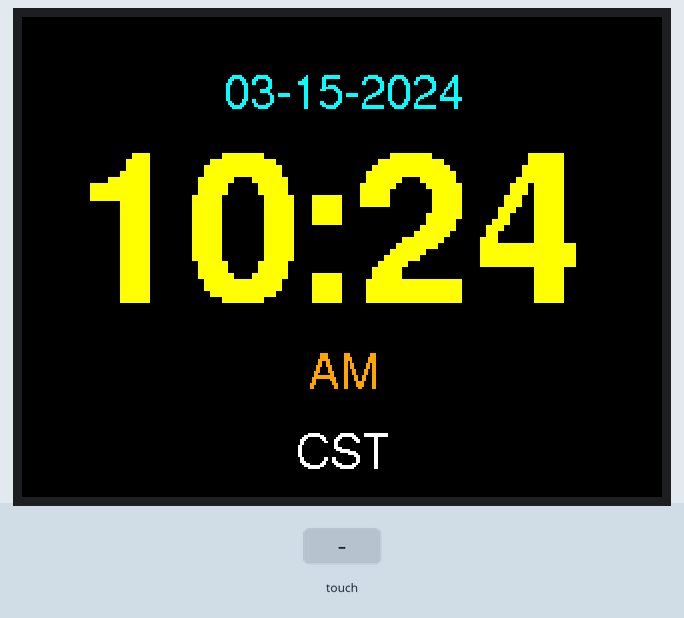
The sketch below on a simulated ESP32. Parts: 320×240 colour display. The test bench sets the inputs (shaded band). WiFi joins after 1.5 s; servers stay silent unless stated; the local clock reads 2024-03-15 10:24:30 at power-on unless the sketch sets it; what the sketch prints to the serial monitor is not drawn.

Above: at 8.1 s.
8.2 s: touch panel pressed at 87 % / 10 % of its raw x / y range
At 9.2 s:
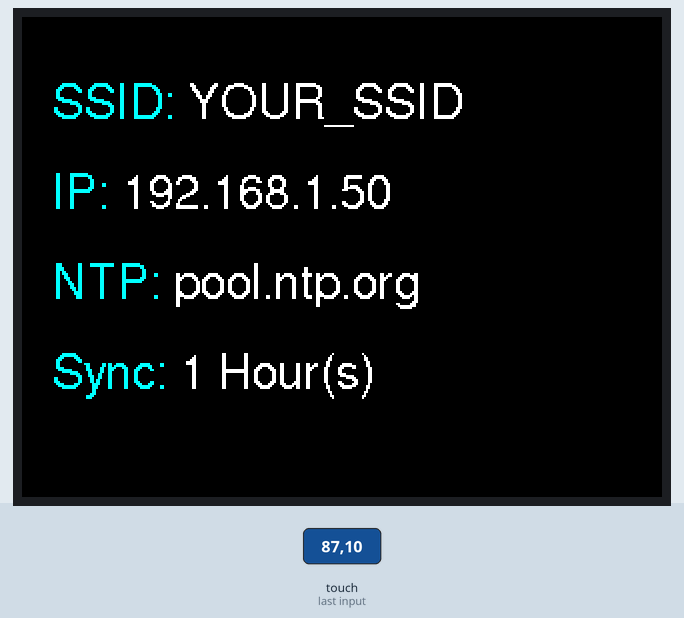
At 31.2 s:
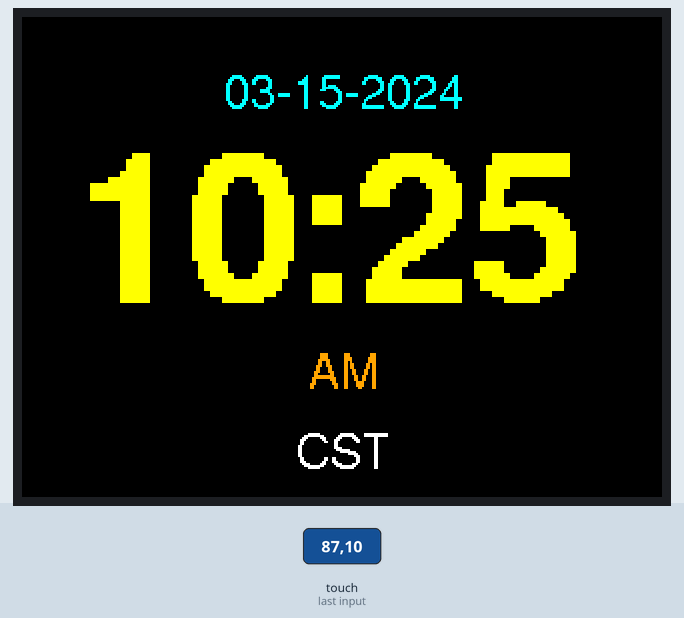
Timing chart, 0 to 31.5 s (numbered marks = the images above; inputs shaded):
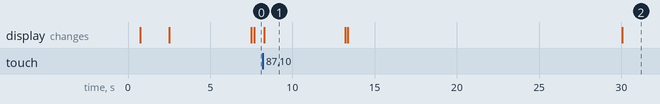

The sketch:

melife-esp32-32e-clock.ino
```cpp
/**
 * This sketch is used to display an NTP clock on the MELIFE ESP32-32E "CYD".
 * Connects to Wi-Fi, updates time from specified NTP server, displays date and time. Updates clock on the minute.
 * Re-syncs to NTP server hourly.
 * Hidden touch button in top right of clock screen that will display network info for 5 seconds.
 * This code was mostly developed using Google Gemini and altered as needed.
 */

#include <WiFi.h>
#include <time.h>
#include <SPI.h>
#include <Adafruit_GFX.h>
#include <Adafruit_ILI9341.h>
#include <XPT2046_Touchscreen.h>

// Include standard GFX Sans-Serif font headers
#include <Fonts/FreeSans12pt7b.h>     // For Date, AM/PM, Info Page, and Timezone labels
#include <Fonts/FreeSansBold18pt7b.h> // Base 18pt font scaled by 3 for a max single-line clock

// --- Wi-Fi Credentials ---
const char* ssid = "YOUR_SSID";
// const char* password = "YOUR_WIFI_PASSWORD";
// Uncomment the above line and substitute string with your own password if needed.

// --- NTP Configuration for US Central Time (CST/CDT) ---
const char* ntpServer  = "pool.ntp.org";

// timeZone string is made of the following info: Standard Time, DST Time, and Transition Rules (Start and End).
// Use a timezone string appropriate for the area of use. Google one if needed.
// In the string used here, "CST6" is the Standard Time Name and offset, "CDT" is the Daylight Saving Time Name,
// "M3.2.0" is the DST Start Rule, and "M11.1.0" is the DST End Rule.
//  Research and use a timezone string for your area as needed.
const char* timeZone   = "CST6CDT,M3.2.0,M11.1.0";

// --- Sync Timing Control ---
const unsigned long SYNC_INTERVAL = 3600000UL;
unsigned long lastSyncTime = 0;

// --- Melife / CYD Display Hardware Trace Pins ---
#define TFT_MISO 12
#define TFT_MOSI 13
#define TFT_SCLK 14
#define TFT_CS   15
#define TFT_DC   2
#define TFT_RST  -1

// --- YOUR VERIFIED HARDWIRED TOUCH MODULE CHIP TRACES ---
#define XPT_SCLK_PIN  25
#define XPT_MISO_PIN  39
#define XPT_MOSI_PIN  32
#define XPT_CS_PIN    33
#define LCD_BL_PIN    21

// Initialize Display Controller using standard hardware SPI settings
Adafruit_ILI9341 tft = Adafruit_ILI9341(TFT_CS, TFT_DC, TFT_RST);

// Force Touch onto the completely separate hardware HSPI bus
SPIClass hspiTouch(HSPI);
XPT2046_Touchscreen touch(XPT_CS_PIN);

int lastMinute = -1;

// Global buffers to permanently protect against stack allocation overflows
char timeString[32];
char dateString[32];
char tzString[16];

// --- Navigation State Machine ---
enum ViewState { SHOWING_CLOCK, SHOWING_INFO };
ViewState currentView = SHOWING_INFO;
unsigned long infoPageStartTime = 0;

// --- Hardware Touchscreen Calibration Boundaries ---
#define TS_MINX 300
#define TS_MAXX 3800
#define TS_MINY 250
#define TS_MAXY 3700

SPISettings touchSPI(2500000, MSBFIRST, SPI_MODE0);

// Draws the system information layout view without blocking
void drawInfoPageText() {
  tft.fillScreen(ILI9341_BLACK);
  tft.setFont(&FreeSans12pt7b);
  tft.setTextSize(1);

  tft.setCursor(15, 50);
  tft.setTextColor(ILI9341_CYAN);
  tft.print("SSID: ");
  tft.setTextColor(ILI9341_WHITE);
  tft.print(ssid);

  tft.setCursor(15, 95);
  tft.setTextColor(ILI9341_CYAN);
  tft.print("IP: ");
  tft.setTextColor(ILI9341_WHITE);
  tft.print(WiFi.localIP().toString());

  tft.setCursor(15, 140);
  tft.setTextColor(ILI9341_CYAN);
  tft.print("NTP: ");
  tft.setTextColor(ILI9341_WHITE);
  tft.print(ntpServer);

  tft.setCursor(15, 185);
  tft.setTextColor(ILI9341_CYAN);
  tft.print("Sync: ");
  tft.setTextColor(ILI9341_WHITE);
  tft.print(SYNC_INTERVAL / 3600000UL);
  tft.print(" Hour(s)");
}

void setup() {
  Serial.begin(115200);
  delay(500);
  Serial.println("--- Booting Dual Hardware SPI Matrix ---");

  // Instantly force power to the screen backlight module pin 21
  pinMode(LCD_BL_PIN, OUTPUT);
  digitalWrite(LCD_BL_PIN, HIGH);

  // Initialize display controller independently via VSPI default pins
  SPI.begin(TFT_SCLK, TFT_MISO, TFT_MOSI, TFT_CS);
  tft.begin();
  tft.setRotation(1); // Set to Landscape Mode
  tft.fillScreen(ILI9341_BLACK);

  // Initialize the dedicated hardware SPI pins for the Touch controller
  hspiTouch.begin(XPT_SCLK_PIN, XPT_MISO_PIN, XPT_MOSI_PIN, XPT_CS_PIN);

  // Start the touch chip on the newly created hardware line
  touch.begin(hspiTouch);
  touch.setRotation(1); // Align touch orientation with the screen rotation

  // Boot UI
  tft.setFont();
  tft.setTextColor(ILI9341_WHITE);
  tft.setTextSize(2);
  tft.setCursor(10, 20);
  tft.print("Connecting to ");
  tft.print(ssid);

  // Connect to Wi-Fi
  // If using a Wi-Fi password, insert password variable instead of NULL
  WiFi.begin(ssid, NULL);
  while (WiFi.status() != WL_CONNECTED) {
    delay(200);
    Serial.print(".");
  }

  tft.fillScreen(ILI9341_BLACK);
  tft.setCursor(10, 20);
  tft.setTextColor(ILI9341_GREEN);
  tft.print("Wi-Fi Connected!");

  configTzTime(timeZone, ntpServer);

  tft.setCursor(10, 50);
  tft.setTextColor(ILI9341_WHITE);
  tft.print("Syncing NTP Time...");

  struct tm timeinfo;
  while (!getLocalTime(&timeinfo)) {
    delay(200);
  }

  lastSyncTime = millis();

  // Launch the initial info page popup
  drawInfoPageText();
  infoPageStartTime = millis();
  currentView = SHOWING_INFO;
  Serial.println("--- Boot Sequence Successful! ---");
}

void loop() {
  unsigned long currentMillis = millis();
  struct tm timeinfo;

  // Hourly NTP Re-sync Logic
  if (currentMillis - lastSyncTime >= SYNC_INTERVAL) {
    if (WiFi.status() == WL_CONNECTED) {
      configTzTime(timeZone, ntpServer);
      lastSyncTime = currentMillis;
    }
  }

  // --- 1. TOUCH PANEL SCANNER VIA DEDICATED HSPI BUS ---
  if (touch.touched()) {
    TS_Point p = touch.getPoint();

    if (p.z > 500) {
      int16_t touchX = map(p.x, 250, 3800, 0, 320);
      int16_t touchY = map(p.y, 250, 3750, 0, 240);

      if (touchX >= 260 && touchX <= 320 && touchY >= 0 && touchY <= 60) {
        if (currentView == SHOWING_CLOCK) {
          drawInfoPageText();
          infoPageStartTime = currentMillis;
          currentView = SHOWING_INFO;
          return;
        }
      }
    }
  }

  // --- 2. NON-BLOCKING TIMEOUT TRACKER ---
  if (currentView == SHOWING_INFO) {
    if (currentMillis - infoPageStartTime >= 5000) {
      currentView = SHOWING_CLOCK;
      lastMinute = -1; // Forces the clock face to draw instantly
      tft.fillScreen(ILI9341_BLACK);
    }
    return;
  }

  // --- 3. CLOCK DISPLAY ROUTINE ---
  if (!getLocalTime(&timeinfo)) {
    return;
  }

  if (timeinfo.tm_min != lastMinute) {

    // Variables needed for bounds calculation
    int16_t x1, y1;
    uint16_t w, h;

    int hour12 = timeinfo.tm_hour % 12;
    if (hour12 == 0) hour12 = 12;

    // --- STEP A: ERASE OLD TEXT ONLY (PREVENTS FLASHING) ---
    if (lastMinute != -1) {
      // Clear old Date box
      tft.setFont(&FreeSans12pt7b);
      tft.setTextSize(1);
      tft.getTextBounds(dateString, (320 - w) / 2, 45, &x1, &y1, &w, &h);
      tft.fillRect(x1 - 2, y1 - 2, w + 4, h + 4, ILI9341_BLACK);

      // Clear old Clock box
      tft.setFont(&FreeSansBold18pt7b);
      tft.setTextSize(3);
      tft.getTextBounds(timeString, 0, 140, &x1, &y1, &w, &h);

      // Override the box width to ensure the leftmost "1" is completely erased
      // when transitioning from double-digit (10, 11, 12) to single-digit (1) hour.
      int oldHour = atoi(timeString);
      if ((oldHour >= 10 && oldHour <= 12) && hour12 == 1) {
        tft.fillRect(20, y1 - 5, 280, h + 10, ILI9341_BLACK);
      } else {
        int oldClockX = (oldHour >= 10) ? 25 : 55;
        tft.getTextBounds(timeString, oldClockX, 140, &x1, &y1, &w, &h);
        tft.fillRect(x1 - 5, y1 - 5, w + 10, h + 10, ILI9341_BLACK);
      }

      // Clear old AM/PM box
      tft.setFont(&FreeSans12pt7b);
      tft.setTextSize(1);
      const char* oldAmpm = (timeinfo.tm_hour >= 12) ? "PM" : "AM";
      tft.getTextBounds(oldAmpm, 128, 185, &x1, &y1, &w, &h);
      tft.fillRect(x1 - 2, y1 - 2, w + 4, h + 4, ILI9341_BLACK);

      // Clear old Timezone box
      tft.getTextBounds(tzString, 125, 225, &x1, &y1, &w, &h);
      tft.fillRect(x1 - 2, y1 - 2, w + 4, h + 4, ILI9341_BLACK);
    } else {
      tft.fillRect(0, 10, 320, 225, ILI9341_BLACK);
    }

    // --- STEP B: COMPUTE NEW STRINGS ---
    lastMinute = timeinfo.tm_min;
    const char* ampm = (timeinfo.tm_hour >= 12) ? "PM" : "AM";

    sprintf(timeString, "%d:%02d", hour12, timeinfo.tm_min);
    sprintf(dateString, "%02d-%02d-%04d", timeinfo.tm_mon + 1, timeinfo.tm_mday, timeinfo.tm_year + 1900);
    sprintf(tzString, "%s", timeinfo.tm_isdst > 0 ? "CDT" : "CST");

    // --- STEP C: DRAW NEW TEXT CENTERING IT DYNAMICALLY ---
    // 1. Centered Date
    tft.setFont(&FreeSans12pt7b);
    tft.setTextSize(1);
    tft.getTextBounds(dateString, 0, 45, &x1, &y1, &w, &h);
    int dateX = (320 - w) / 2;
    tft.setCursor(dateX, 45);
    tft.setTextColor(ILI9341_CYAN);
    tft.print(dateString);

    // 2. Clock Time
    tft.setFont(&FreeSansBold18pt7b);
    tft.setTextSize(3);
    int clockX = (hour12 >= 10) ? 25 : 55;
    tft.setCursor(clockX, 140);
    tft.setTextColor(ILI9341_YELLOW);
    tft.print(timeString);

    // 3. Centered AM/PM
    tft.setFont(&FreeSans12pt7b);
    tft.setTextSize(1);
    tft.getTextBounds(ampm, 0, 185, &x1, &y1, &w, &h);
    int ampmX = (320 - w) / 2;
    tft.setCursor(ampmX, 185);
    tft.setTextColor(ILI9341_ORANGE);
    tft.print(ampm);

    // 4. Centered Timezone
    tft.setFont(&FreeSans12pt7b);
    tft.setTextSize(1);
    tft.getTextBounds(tzString, 0, 225, &x1, &y1, &w, &h);
    int tzX = (320 - w) / 2;
    tft.setCursor(tzX, 225);
    tft.setTextColor(ILI9341_WHITE);
    tft.print(tzString);
  }
}
```

Measured:
- after the input at 8.2 s, the display: changes after 0.09 s (image 1)
- what the display in image 1 shows lasts 4.9 s, from 8.3 s to 13.2 s
